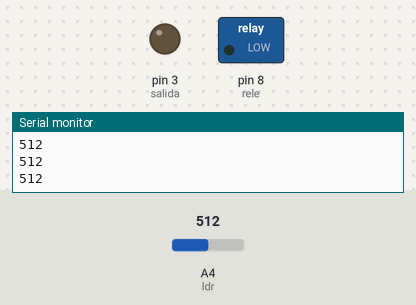
A sketch run on a simulated Arduino Uno, built with avr-gcc and run on an emulated ATmega328P. Shown: switched loads named in the sketch (green lamp = pin HIGH), output pins drawn as LEDs (lit = HIGH), the last lines printed to the serial monitor. The test bench sets the inputs (shaded band); at power-on: A4 (ldr) = 512.

Above: at 1.2 s.
1.3 s: A4 (ldr) set to 216
2.8 s: A4 (ldr) set to 191
At 3.8 s:
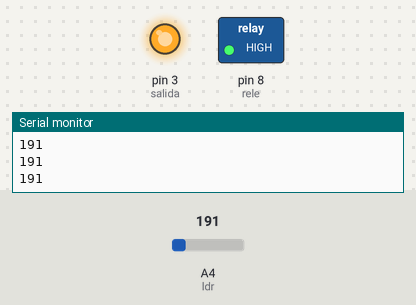
4.3 s: A4 (ldr) set to 210
At 4.9 s:
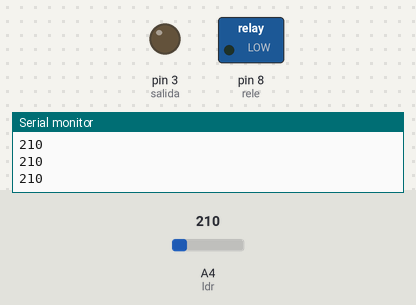
5.8 s: A4 (ldr) set to 190
At 6.1 s:
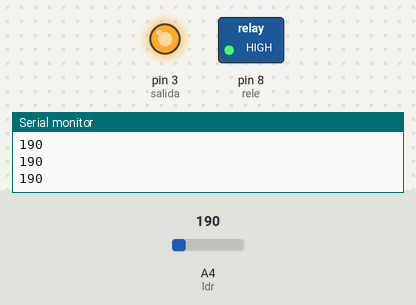
Timing chart, 0 to 8.3 s (numbered marks = the images above; inputs shaded):
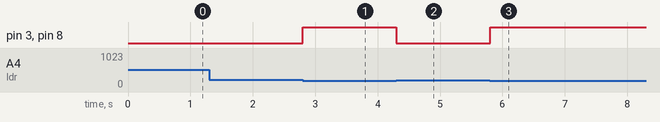

The sketch:

ENCENDER_UN_LED_CON_DOS_PULSADORES.ino
```cpp
int ldr=A4;
int salida=3;
int rele=8;
int ldrValue=0;
void setup() {
  pinMode (ldr,INPUT);
  pinMode (salida,OUTPUT);
  pinMode (rele,OUTPUT);
  Serial.begin(9600);
}

void loop() {
  ldrValue = analogRead(ldr);
  Serial.println(ldrValue,DEC);
 if(analogRead(ldr)<=200)
 {
  digitalWrite(salida,HIGH);
  digitalWrite(rele,HIGH);
 }
 else
 {
  digitalWrite(salida,LOW);
  digitalWrite(rele,LOW);
 }
}
```

Measured:
- the behaviour switches between 201 and 200 on A4 (ldr) (found by bisection; images 0 and 1)
- after the input at 2.8 s, pin 3 (salida), pin 8 (rele): LOW → HIGH at once
- after the input at 4.3 s, pin 3 (salida), pin 8 (rele): HIGH → LOW at once
- after the input at 5.8 s, pin 3 (salida), pin 8 (rele): LOW → HIGH at once
